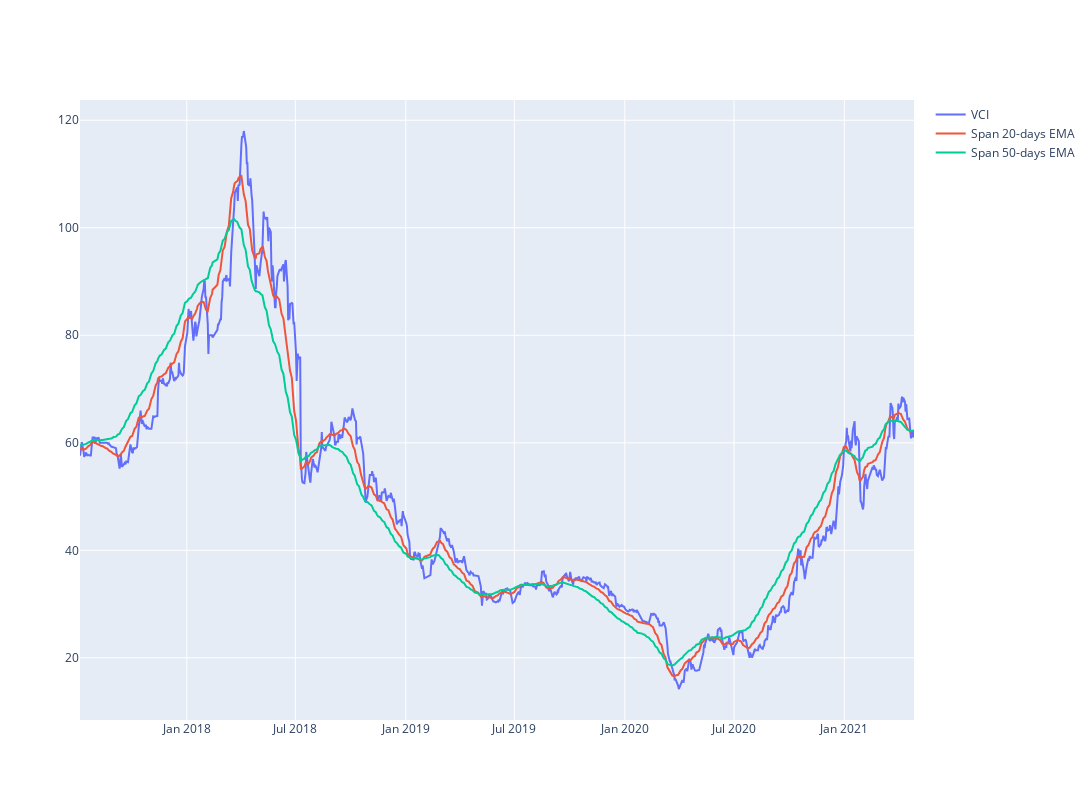

Notebook source saved alongside this figure:
### Code cell
#plot linechart for stock price
short_rolling = df['<Close>'].rolling(window=20).mean()

ema_long = df['<Close>'].ewm(span=50, adjust=False).mean()
ema_short = df['<Close>'].ewm(span=20, adjust=False).mean()
line_price = df['<Close>']
fig = go.Figure()
#px.line(df_hpg, x='datetime', y='<Close>', labels={'x':'Date', 'y':'Price'})
fig.update_layout(  autosize=False,   width=1200,    height=800)
fig.add_trace(go.Scatter(x=df.datetime, y=line_price, 
                        mode='lines', name='SHS'))

fig.add_trace(go.Scatter(x=df.datetime, y=ema_short, 
                        mode='lines', name='Span 20-days EMA'))

fig.add_trace(go.Scatter(x=df.datetime, y=ema_long, 
                        mode='lines', name='Span 50-days EMA'))

### Figure 1 — Plotly figure (JSON) as saved in the notebook; plotly's stock layout.template omitted (floating-point values rounded to 4 significant figures; data arrays with more than 128 entries replaced by an {"elided": "..."} marker saying what was removed)
{"data": [{"mode": "lines", "name": "VCI ", "type": "scatter", "x": {"elided": "951 str values"}, "y": {"elided": "951 float values"}}, {"mode": "lines", "name": "Span 20-days EMA", "type": "scatter", "x": {"elided": "951 str values"}, "y": {"elided": "951 float values"}}, {"mode": "lines", "name": "Span 50-days EMA", "type": "scatter", "x": {"elided": "951 str values"}, "y": {"elided": "951 float values"}}], "layout": {"autosize": false, "height": 800, "width": 1200}}
